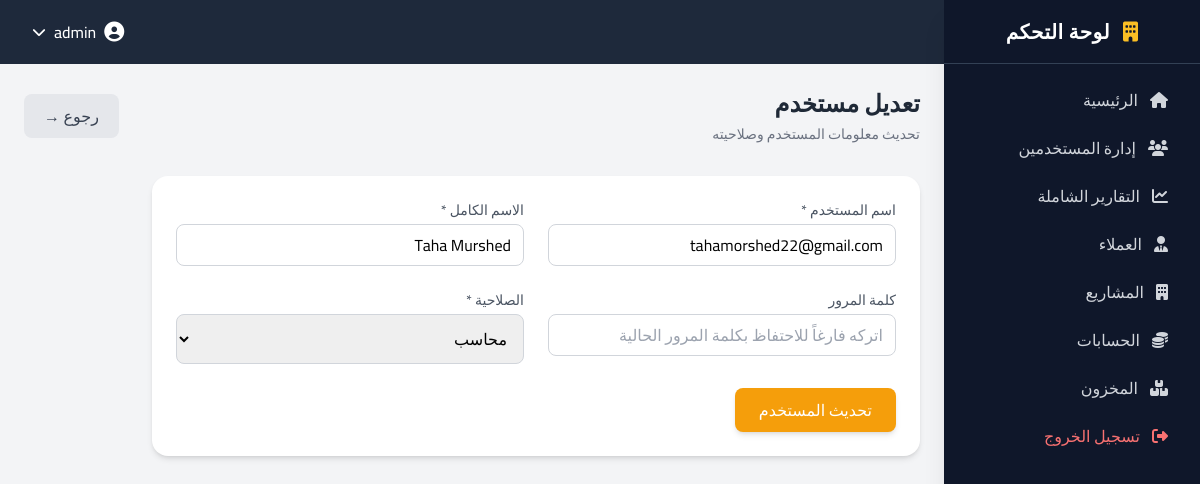
Screenshot of /modules/users/edit.php?id=2 (signed in) with the database file from the repository.
### tables this page shows
CREATE TABLE `users` (
  `id` int NOT NULL,
  `username` varchar(50) NOT NULL,
  `password` varchar(255) NOT NULL,
  `full_name` varchar(100) DEFAULT NULL,
  `role_id` int NOT NULL,
  `created_at` timestamp NULL DEFAULT CURRENT_TIMESTAMP
);

CREATE TABLE `roles` (
  `id` int NOT NULL,
  `role_name` varchar(50) NOT NULL
);

### modules/users/edit.php (the view, shortened to what this page needs)
<?php
require_once '../../config/database.php';
$user_id = intval($_GET['id']);
$user_stmt = $conn->prepare("
    SELECT id, username, full_name, role_id
    FROM users
    WHERE id = ?
");
$user_stmt->bind_param("i", $user_id);
$user_stmt->execute();
$user_result = $user_stmt->get_result();
$user = $user_result->fetch_assoc();
$roles_stmt = $conn->prepare("SELECT id, role_name FROM roles ORDER BY role_name ASC");
$roles_stmt->execute();
$roles = $roles_stmt->get_result();
include '../../includes/header.php';
include '../../includes/sidebar.php';
?>
<div class="lg:mr-64 p-6 min-h-screen bg-gray-100">
    <div class="flex flex-col md:flex-row md:items-center md:justify-between mb-8 gap-4">
        <div>
            <h1 class="text-2xl font-semibold text-gray-800">
                تعديل مستخدم
            </h1>
            <p class="text-gray-500 text-sm mt-1">
                تحديث معلومات المستخدم وصلاحيته
            </p>
        </div>
        <a href="list.php"
           class="inline-flex items-center bg-gray-200 hover:bg-gray-300 text-gray-700 font-medium px-5 py-2.5 rounded-lg transition">
            رجوع &rarr;
        </a>
    </div>
    <div class="bg-white rounded-2xl shadow-md p-6 max-w-3xl">
        <form method="POST" class="grid grid-cols-1 md:grid-cols-2 gap-6">
            <div>
                <label class="block text-sm font-medium text-gray-600 mb-1">
                    اسم المستخدم *
                </label>
                <input type="text"
                       name="username"
                       value="<?= htmlspecialchars($user['username']) ?>"
                       required
                       class="w-full border border-gray-300 rounded-lg px-3 py-2 focus:ring-2 focus:ring-amber-500 focus:border-amber-500 outline-none transition">
            </div>
            <div>
                <label class="block text-sm font-medium text-gray-600 mb-1">
                    الاسم الكامل *
                </label>
                <input type="text"
                       name="full_name"
                       value="<?= htmlspecialchars($user['full_name']) ?>"
                       required
                       class="w-full border border-gray-300 rounded-lg px-3 py-2 focus:ring-2 focus:ring-amber-500 focus:border-amber-500 outline-none transition">
            </div>
            <div>
                <label class="block text-sm font-medium text-gray-600 mb-1">
                    كلمة المرور
                </label>
                <input type="password"
                       name="password"
                       placeholder="اتركه فارغاً للاحتفاظ بكلمة المرور الحالية"
                       class="w-full border border-gray-300 rounded-lg px-3 py-2 focus:ring-2 focus:ring-amber-500 focus:border-amber-500 outline-none transition">
            </div>
            <div>
                <label class="block text-sm font-medium text-gray-600 mb-1">
                    الصلاحية *
                </label>
                <select name="role_id"
                        required
                        class="w-full border border-gray-300 rounded-lg px-3 py-2 focus:ring-2 focus:ring-amber-500 focus:border-amber-500 outline-none transition">
                    <?php while ($role = $roles->fetch_assoc()):
                        $role_ar = match(strtolower($role['role_name'])) {
                            'admin'       => 'مدير النظام',
                            'accountant'  => 'محاسب',
                            'engineer'    => 'مهندس',
                            'storekeeper' => 'أمين مخزن',
                            default       => htmlspecialchars($role['role_name'])
                        };
                    ?>
                        <option value="<?= $role['id'] ?>"
                            <?= ($role['id'] == $user['role_id']) ? 'selected' : '' ?>>
                            <?= $role_ar ?>
                        </option>
                    <?php endwhile; ?>
                </select>
            </div>
            <div class="md:col-span-2">
                <button type="submit"
                        class="bg-amber-500 hover:bg-amber-600 text-white font-medium px-6 py-2.5 rounded-lg shadow-md hover:shadow-lg transition duration-200">
                    تحديث المستخدم
                </button>
            </div>
        </form>
    </div>
</div>
<?php
include '../../includes/footer.php';
?>

### rows the page displays
users: username "tahamorshed22@gmail.com", full_name "Taha Murshed", role_id "محاسب"

### other values shown
$_SESSION['username'] "admin"
$label "إدارة المستخدمين التقارير الشاملة العملاء المشاريع الحسابات المخزون"
